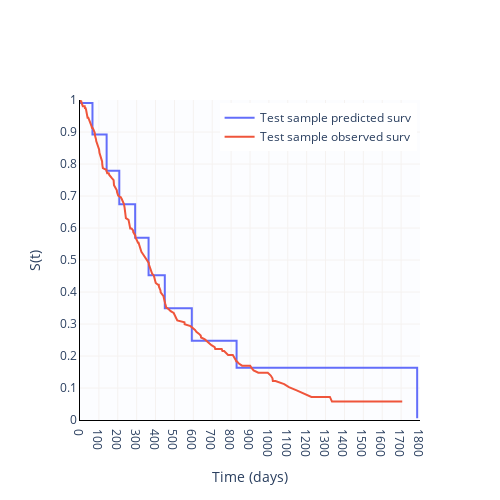

The notebook cell saved with this chart:
### Code cell
fig

### Figure 1 — Plotly figure (JSON) as saved in the notebook; plotly's stock layout.template omitted (floating-point values rounded to 4 significant figures; data arrays with more than 128 entries replaced by an {"elided": "..."} marker saying what was removed)
{"data": [{"line": {"shape": "hv"}, "mode": "lines", "name": "Test sample predicted surv", "type": "scatter", "x": [0, 66, 141, 208, 292, 363, 449, 592, 829, 1785], "y": [0.9906, 0.8924, 0.7785, 0.6742, 0.5693, 0.452, 0.3494, 0.2473, 0.1634, 0.005756]}, {"name": "Test sample observed surv", "type": "scatter", "x": {"elided": "176 int values"}, "y": {"elided": "176 float values"}}], "layout": {"autosize": false, "height": 500, "legend": {"x": 0.99, "xanchor": "right", "y": 0.99, "yanchor": "top"}, "plot_bgcolor": "rgb(252, 253, 255)", "showlegend": true, "width": 500, "xaxis": {"dtick": 100, "gridcolor": "rgb(245, 242, 240)", "linecolor": "black", "range": [0, 1800], "tickmode": "linear", "title": {"text": "Time (days)"}, "type": "linear"}, "yaxis": {"dtick": 0.1, "gridcolor": "rgb(245, 242, 240)", "linecolor": "black", "range": [0, 1], "tickmode": "linear", "title": {"text": "S(t)"}, "type": "linear"}}}
